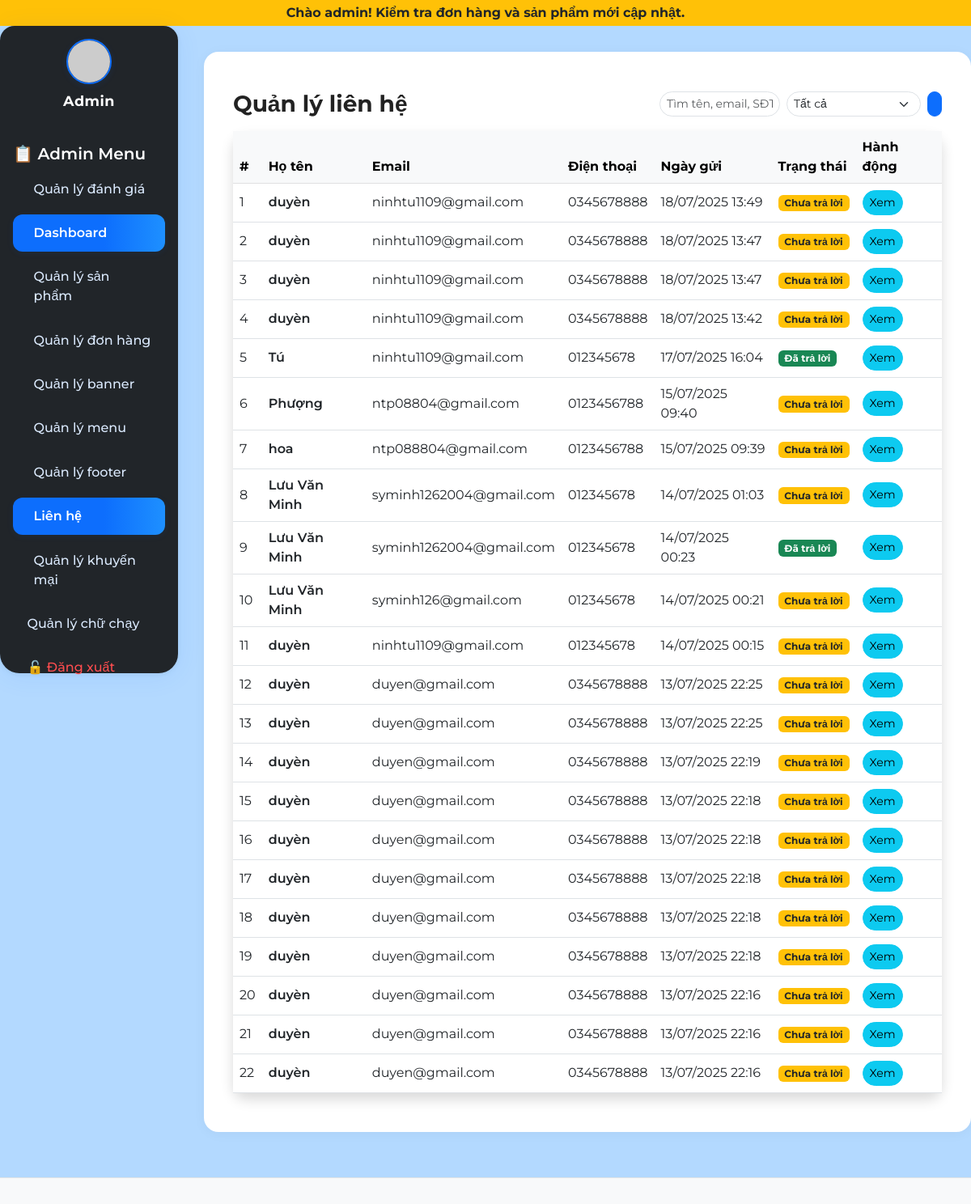
Page /admin/index.php?page=contact_admin (signed in) on the committed database.
### tables this page shows
CREATE TABLE `marquee` (
  `id` int(11) NOT NULL,
  `noidung` text NOT NULL,
  `trangthai` tinyint(4) DEFAULT 1,
  `vaitro` enum('admin','user') DEFAULT 'user',
  `ngaytao` datetime NOT NULL DEFAULT current_timestamp()
);

CREATE TABLE `menu_content` (
  `id` int(11) NOT NULL,
  `label` varchar(255) NOT NULL,
  `url` varchar(255) NOT NULL,
  `icon` varchar(64) DEFAULT NULL,
  `position` int(11) DEFAULT 0,
  `type` varchar(20) NOT NULL DEFAULT 'user',
  `parent_id` int(11) DEFAULT NULL
);

CREATE TABLE `contact` (
  `id` int(11) NOT NULL,
  `name` varchar(100) NOT NULL,
  `email` varchar(100) NOT NULL,
  `phone` varchar(20) DEFAULT NULL,
  `message` text NOT NULL,
  `created_at` datetime DEFAULT current_timestamp(),
  `status` enum('pending','replied') DEFAULT 'pending',
  `note` text DEFAULT NULL
);

### controllers/ContactController.php (called while the page is built, shortened)
<?php
require_once __DIR__ . '/../config/db.php';
class ContactController {
    public function admin_index() {
        global $conn;
        $result = $conn->query('SELECT * FROM contact ORDER BY created_at DESC');
        include __DIR__ . '/../admin/views/contact/index.php';
    }
}

### admin/views/contact/index.php (the view, shortened to what this page needs)
<div class="container py-4">
  <div class="d-flex flex-wrap justify-content-between align-items-center mb-3 gap-2">
    <h3 class="fw-bold mb-0"><i class="bi bi-inbox"></i> Quản lý liên hệ
    </h3>
    <form class="d-flex gap-2" method="get" style="min-width:300px;">
      <input type="text" name="q" class="form-control form-control-sm rounded-pill" placeholder="Tìm tên, email, SĐT..." value="<?php echo htmlspecialchars($_GET['q'] ?? ''); ?>">
      <select name="status" class="form-select form-select-sm rounded-pill">
        <option value="">Tất cả</option>
      </select>
      <button class="btn btn-primary btn-sm rounded-pill" type="submit"><i class="bi bi-search"></i></button>
    </form>
  </div>
  <div class="card shadow border-0 rounded-4">
    <div class="card-body p-0">
      <div class="table-responsive">
        <table class="table align-middle mb-0 table-hover">
          <thead class="table-light">
            <tr>
              <th>#</th>
              <th>Họ tên</th>
              <th>Email</th>
              <th>Điện thoại</th>
              <th>Ngày gửi</th>
              <th>Trạng thái</th>
              <th>Hành động</th>
            </tr>
          </thead>
          <tbody>
          <?php $i=1; while ($row = $result->fetch_assoc()): ?>
            <tr>
              <td><?php echo $i++; ?></td>
              <td class="fw-semibold"><i class="bi bi-person-circle text-primary"></i> <?php echo htmlspecialchars($row['name']); ?></td>
              <td><i class="bi bi-envelope text-secondary"></i> <?php echo htmlspecialchars($row['email']); ?></td>
              <td><i class="bi bi-telephone text-success"></i> <?php echo htmlspecialchars($row['phone']); ?></td>
              <td><i class="bi bi-clock-history text-warning"></i> <?php echo date('d/m/Y H:i', strtotime($row['created_at'])); ?></td>
              <td>
                <?php if ($row['status']==='pending'): ?>
                  <span class="badge bg-warning text-dark"><i class="bi bi-hourglass-split"></i> Chưa trả lời</span>
                <?php else: ?>
                  <span class="badge bg-success"><i class="bi bi-check2-circle"></i> Đã trả lời</span>
                <?php endif; ?>
              </td>
              <td>
                <a href="index.php?page=contact_detail&id=<?php echo $row['id']; ?>" class="btn btn-info btn-sm rounded-pill"><i class="bi bi-eye"></i> Xem</a>
              </td>
            </tr>
          <?php endwhile; ?>
          </tbody>
        </table>
      </div>
    </div>
  </div>
</div>

### admin/views/layout/header.php (shortened to what this page needs)
<!DOCTYPE html>
<html lang="vi">
<head>
  <link href="https://cdn.jsdelivr.net/npm/bootstrap@5.3.0/dist/css/bootstrap.min.css" rel="stylesheet">
  <link rel="stylesheet" href="../public/assets/css/admin.css">
</head>
<body>
<?php
include __DIR__ . '/../../../config/db.php';
$query = "SELECT * FROM marquee WHERE trangthai = 1 AND vaitro = 'admin' ORDER BY id DESC LIMIT 1";
$marquees = mysqli_query($conn, $query);
if ($row = mysqli_fetch_assoc($marquees)) {
  echo '<div class="bg-warning text-dark py-1 text-center fw-bold">';
  echo '<marquee behavior="scroll" direction="left">' . htmlspecialchars($row['noidung']) . '</marquee>';
  echo '</div>';
}

### admin/views/layout/sidebar.php (shortened to what this page needs)
<div class="d-flex">
  <nav class="bg-dark text-white p-3" style="width: 220px; height: 100vh;">
    <div class="admin-avatar">
      <img src="https://ui-avatars.com/api/?name=Admin&background=0d6efd&color=fff&size=128" alt="Admin Avatar">
      <div class="admin-name">Admin</div>
    </div>
    <h5 style="font-weight:600; color:#fff;">📋 Admin Menu</h5>
    <ul class="nav flex-column">
      <li class="nav-item">
        <a class="nav-link text-white" href="index.php?page=danhgia_admin">
          <i class="bi bi-star-fill text-warning"></i> Quản lý đánh giá
        </a>
      </li>
      <?php
      include __DIR__ . '/../../../config/db.php';
      $menu_type = 'admin';
      $menu_sql = "SELECT * FROM menu_content WHERE type='$menu_type' ORDER BY position ASC, id ASC";
      $menu_result = mysqli_query($conn, $menu_sql);
      $menus = [];
      while ($m = mysqli_fetch_assoc($menu_result)) $menus[] = $m;
      function buildMenuTreeSidebar($menus, $parent_id = null) {
          $branch = [];
          foreach ($menus as $menu) {
              if ($menu['parent_id'] == $parent_id) {
                  $children = buildMenuTreeSidebar($menus, $menu['id']);
                  $branch[] = $menu;
              }
          }
          return $branch;
      }
      $menu_tree = buildMenuTreeSidebar($menus);
      foreach ($menu_tree as $menu):
          if (!empty($menu['children'])): ?>
              <li class="nav-item dropdown">
                <a class="nav-link text-white dropdown-toggle" href="<?php echo htmlspecialchars($menu['url']); ?>" id="sidebar-menu-<?php echo $menu['id']; ?>" role="button" data-bs-toggle="dropdown" aria-expanded="false">
                  <?php if ($menu['icon']): ?><i class="<?php echo htmlspecialchars($menu['icon']); ?>"></i> <?php endif; ?>
                  <?php echo htmlspecialchars($menu['label']); ?>
                </a>
                <ul class="dropdown-menu bg-dark border-0" aria-labelledby="sidebar-menu-<?php echo $menu['id']; ?>">
                  <?php foreach ($menu['children'] as $child): ?>
                    <li>
                      <a class="dropdown-item text-white bg-dark" href="<?php echo htmlspecialchars($child['url']); ?>">
                        <?php if ($child['icon']): ?><i class="<?php echo htmlspecialchars($child['icon']); ?>"></i> <?php endif; ?>
                        <?php echo htmlspecialchars($child['label']); ?>
                      </a>
                    </li>
                  <?php endforeach; ?>
                </ul>
              </li>
          <?php else: ?>
              <li class="nav-item">
                <a class="nav-link text-white" href="<?php echo htmlspecialchars($menu['url']); ?>">
                  <?php echo htmlspecialchars($menu['label']); ?>
                </a>
              </li>
          <?php endif;
      endforeach;
      ?>
      <li class="nav-item">
        <a class="nav-link text-danger" href="logout.php">🔓 Đăng xuất</a>
      </li>
    </ul>
  </nav>
  <main class="p-4" style="flex-grow: 1;">

### public/assets/css/admin.css (style rules this page uses)
body { font-family: 'Montserrat', 'Roboto', Arial, sans-serif; background: #b3d9ff; color: #222; font-size: 16px; }
nav.bg-dark { border-radius: 18px 18px 24px 24px; box-shadow: 0 4px 32px rgba(13,110,253,0.08), 0 1.5px 6px rgba(0,0,0,0.06); min-height: 100vh; min-width: 220px; padding-top: 2.5rem; position: relative; transition: all .2s; }
.admin-avatar { display: flex; align-items: center; margin-bottom: 2.5rem; flex-direction: column; }
.admin-avatar img { width: 56px; height: 56px; border-radius: 50%; object-fit: cover; margin-bottom: 0.5rem; border: 2.5px solid #0d6efd; box-shadow: 0 2px 8px rgba(13,110,253,0.10); }
.admin-avatar .admin-name { font-weight: 700; color: #fff; font-size: 1.1rem; letter-spacing: 0.5px; }
.nav.flex-column .nav-item { margin-bottom: 0.5rem; }
.nav-link { color: #dbeafe !important; font-weight: 500; border-radius: 12px; padding: 0.7em 1.1em; transition: background .16s, color .16s; display: flex; align-items: center; gap: 8px; }
.nav-link.active, .nav-link:focus, .nav-link:hover { background: linear-gradient(90deg, #0d6efd 60%, #1e90ff 100%); color: #fff !important; box-shadow: 0 2px 8px rgba(13,110,253,0.08); font-weight: 600; }
.nav-link.text-danger { background: none !important; color: #ff4d4f !important; }
main.p-4 { background: #fff; border-radius: 18px; box-shadow: 0 2px 16px rgba(0,0,0,0.04); margin: 2rem 0 2rem 2rem; min-height: 90vh; }

### rows in the picture
marquee: noidung "Chào admin! Kiểm tra đơn hàng và sản phẩm mới cập nhật."
menu_content: label "Dashboard"
menu_content: label "Quản lý sản phẩm"
menu_content: label "Quản lý đơn hàng"
menu_content: label "Quản lý banner"
menu_content: label "Quản lý menu"
menu_content: label "Quản lý footer"
menu_content: label "Liên hệ"
menu_content: label "Quản lý khuyến mại"
menu_content: label "Quản lý chữ chạy"
contact: name "duyèn", email "ninhtu1109@gmail.com", phone "0345678888", created_at "18/07/2025 13:49", status "Chưa trả lời"
contact: name "duyèn", email "ninhtu1109@gmail.com", phone "0345678888", created_at "18/07/2025 13:47", status "Chưa trả lời"
contact: name "duyèn", email "ninhtu1109@gmail.com", phone "0345678888", created_at "18/07/2025 13:47", status "Chưa trả lời"
contact: name "duyèn", email "ninhtu1109@gmail.com", phone "0345678888", created_at "18/07/2025 13:42", status "Chưa trả lời"
contact: name "Tú", email "ninhtu1109@gmail.com", phone "012345678", created_at "17/07/2025 16:04", status "Đã trả lời"
contact: name "Phượng", email "ntp08804@gmail.com", phone "0123456788", created_at "15/07/2025 09:40", status "Chưa trả lời"
contact: name "hoa", email "ntp088804@gmail.com", phone "0123456788", created_at "15/07/2025 09:39", status "Chưa trả lời"
contact: name "Lưu Văn Minh", email "syminh1262004@gmail.com", phone "012345678", created_at "14/07/2025 01:03", status "Chưa trả lời"
contact: name "Lưu Văn Minh", email "syminh1262004@gmail.com", phone "012345678", created_at "14/07/2025 00:23", status "Đã trả lời"
contact: name "Lưu Văn Minh", email "syminh126@gmail.com", phone "012345678", created_at "14/07/2025 00:21", status "Chưa trả lời"
contact: name "duyèn", email "ninhtu1109@gmail.com", phone "012345678", created_at "14/07/2025 00:15", status "Chưa trả lời"
contact: name "duyèn", email "duyen@gmail.com", phone "0345678888", created_at "13/07/2025 22:25", status "Chưa trả lời"
contact: name "duyèn", email "duyen@gmail.com", phone "0345678888", created_at "13/07/2025 22:25", status "Chưa trả lời"
contact: name "duyèn", email "duyen@gmail.com", phone "0345678888", created_at "13/07/2025 22:19", status "Chưa trả lời"
contact: name "duyèn", email "duyen@gmail.com", phone "0345678888", created_at "13/07/2025 22:18", status "Chưa trả lời"
contact: name "duyèn", email "duyen@gmail.com", phone "0345678888", created_at "13/07/2025 22:18", status "Chưa trả lời"
contact: name "duyèn", email "duyen@gmail.com", phone "0345678888", created_at "13/07/2025 22:18", status "Chưa trả lời"
contact: name "duyèn", email "duyen@gmail.com", phone "0345678888", created_at "13/07/2025 22:18", status "Chưa trả lời"
contact: name "duyèn", email "duyen@gmail.com", phone "0345678888", created_at "13/07/2025 22:18", status "Chưa trả lời"
contact: name "duyèn", email "duyen@gmail.com", phone "0345678888", created_at "13/07/2025 22:16", status "Chưa trả lời"
contact: name "duyèn", email "duyen@gmail.com", phone "0345678888", created_at "13/07/2025 22:16", status "Chưa trả lời"
contact: name "duyèn", email "duyen@gmail.com", phone "0345678888", created_at "13/07/2025 22:16", status "Chưa trả lời"
